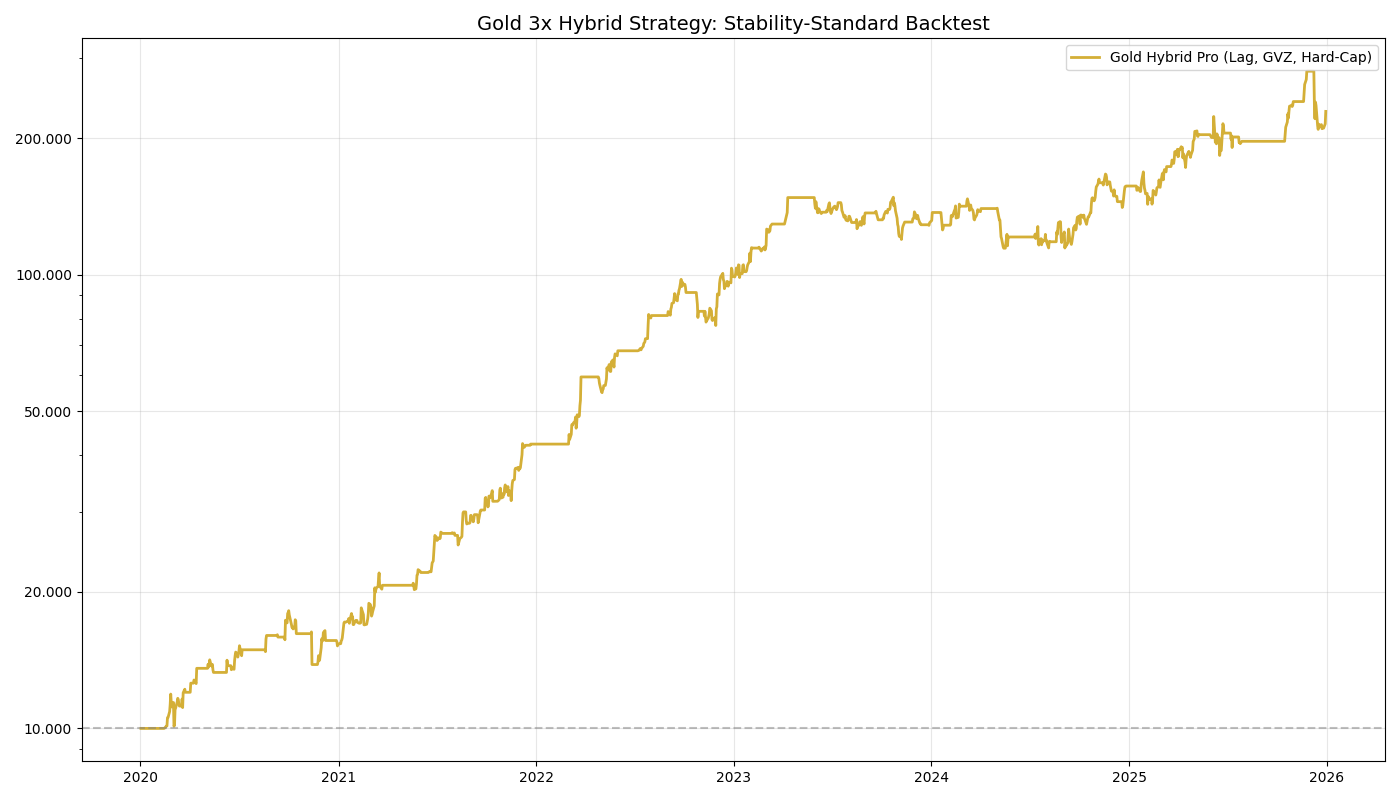

This chart was generated by the following Python code:
import yfinance as yf
import pandas as pd
import numpy as np
import matplotlib.pyplot as plt
import matplotlib.ticker as mtick

# =============================================================================
# HEADER: STRATEGIE-VARIABLEN (GOLD STABILITY STANDARD)
# =============================================================================
SYMBOL_FUTURES   = "GC=F"      # Gold Futures
SYMBOL_VOLA      = "^GVZ"      # CBOE Gold Volatility Index (Gold-VIX)
SYMBOL_LONG_ETF  = "3GOL.L"    # WisdomTree Gold 3x Daily Leveraged
SYMBOL_SHORT_ETF = "3GOS.L"    # WisdomTree Gold 3x Daily Short
START_DATE       = "2020-01-01"
INITIAL_CAPITAL  = 10000.0

# Indikator Parameter
VORTEX_PERIOD    = 14
EMA_SPAN_VORTEX  = 5           # Schnelle Glättung für Gold
ADX_PERIOD       = 14
ADX_ENTRY_LEVEL  = 20          # Sensitiver Einstieg
ADX_EXIT_LEVEL   = 18          # Hysterese-Exit
GVZ_CRITICAL     = 22.0        # Regime-Filter: Engerer Stop wenn GVZ > 22

# Risiko & Stop-Loss (Optimiert für 3x Gold)
ATR_MULT_STD     = 4.5         
ATR_MULT_TIGHT   = 2.5         
MAX_PERCENT_STOP = 0.12        # Hard-Cap: Maximal 12% vom Peak (ungehebelt)
HEBEL            = 3.0
MASTER_TREND_RES = "3D"        # Gold profitiert von 3rd-Day Resolution
# =============================================================================

# --- 1. FUNKTIONEN ---
def calculate_vortex(df, period, ema_span=None):
    h_l = df['High'] - df['Low']
    tr = pd.concat([h_l, abs(df['High']-df['Close'].shift(1)), abs(df['Low']-df['Close'].shift(1))], axis=1).max(axis=1)
    vmp = abs(df['High'] - df['Low'].shift(1))
    vmm = abs(df['Low'] - df['High'].shift(1))
    vi_plus = vmp.rolling(period).sum() / tr.rolling(period).sum()
    vi_minus = vmm.rolling(period).sum() / tr.rolling(period).sum()
    if ema_span:
        vi_plus = vi_plus.ewm(span=ema_span, adjust=False).mean()
        vi_minus = vi_minus.ewm(span=ema_span, adjust=False).mean()
    return vi_plus, vi_minus

def calculate_adx(df, period):
    plus_dm = (df['High'].diff()).clip(lower=0)
    minus_dm = (-df['Low'].diff()).clip(lower=0)
    tr = pd.concat([df['High']-df['Low'], abs(df['High']-df['Close'].shift(1)), abs(df['Low']-df['Close'].shift(1))], axis=1).max(axis=1)
    atr = tr.rolling(period).mean()
    plus_di = 100 * (plus_dm.rolling(period).mean() / atr)
    minus_di = 100 * (minus_dm.rolling(period).mean() / atr)
    dx = 100 * abs(plus_di - minus_di) / (plus_di + minus_di)
    return dx.rolling(period).mean()

# --- 2. DATEN BESCHAFFUNG ---
data = yf.download([SYMBOL_FUTURES, SYMBOL_VOLA, SYMBOL_LONG_ETF, SYMBOL_SHORT_ETF], start=START_DATE, auto_adjust=True)

def clean_data(ticker):
    d = data['Close'][ticker].ffill()
    r = d.pct_change().fillna(0)
    r[abs(r) > 0.5] = 0 # Outlier Filter
    return r, d

rets_long, price_long = clean_data(SYMBOL_LONG_ETF)
rets_short, price_short = clean_data(SYMBOL_SHORT_ETF)
df_fut = data.xs(SYMBOL_FUTURES, axis=1, level=1).dropna()
df_gvz = data['Close'][SYMBOL_VOLA].ffill()

# --- 3. SIGNALBERECHNUNG ---
w_fut = df_fut.resample(MASTER_TREND_RES).agg({'High':'max', 'Low':'min', 'Close':'last'})
w_vi_p, w_vi_m = calculate_vortex(w_fut, VORTEX_PERIOD)
master_trend = (w_vi_p > w_vi_m).reindex(df_fut.index, method='ffill').shift(1).fillna(False)

d_vi_p, d_vi_m = calculate_vortex(df_fut, VORTEX_PERIOD, EMA_SPAN_VORTEX)
d_adx = calculate_adx(df_fut, ADX_PERIOD)
d_atr = pd.concat([df_fut['High']-df_fut['Low'], abs(df_fut['High']-df_fut['Close'].shift(1)), abs(df_fut['Low']-df_fut['Close'].shift(1))], axis=1).max(axis=1).rolling(14).mean()

# --- 4. SIMULATION MIT DAILY LAG & PROTECTION ---
cap = INITIAL_CAPITAL
equity = [cap]
pos = 0 
peak_price = 0.0
stop_level = 0.0 # Abendlich berechnetes Niveau für den nächsten Tag

for i in range(1, len(df_fut)):
    # Vorabend-Entscheidungswerte
    adx_v = d_adx.iloc[i-1]
    atr_v = d_atr.iloc[i-1]
    vola_v = df_gvz.iloc[i-1]
    m_trend = master_trend.iloc[i-1]
    vi_p, vi_m = d_vi_p.iloc[i-1], d_vi_m.iloc[i-1]
    
    # Heutige Intraday-Extrema
    curr_low = data['Low'][SYMBOL_LONG_ETF].iloc[i] if pos == 1 else data['Low'][SYMBOL_SHORT_ETF].iloc[i]
    curr_high = data['High'][SYMBOL_LONG_ETF].iloc[i] if pos == 1 else data['High'][SYMBOL_SHORT_ETF].iloc[i]
    
    # A. EXIT LOGIK (Check gegen Lag-Stop vom Vorabend)
    if pos != 0:
        if (pos == 1 and curr_low < stop_level) or (pos == -1 and curr_high > stop_level):
            pos = 0
        elif adx_v < ADX_EXIT_LEVEL or (pos == 1 and not (m_trend and vi_p > vi_m)) or (pos == -1 and not (not m_trend and vi_m > vi_p)):
            pos = 0

    # B. EINSTIEG LOGIK
    if pos == 0:
        if adx_v > ADX_ENTRY_LEVEL:
            if m_trend and vi_p > vi_m:
                pos, peak_price = 1, data['High'][SYMBOL_LONG_ETF].iloc[i]
            elif not m_trend and vi_m > vi_p:
                pos, peak_price = -1, data['Low'][SYMBOL_SHORT_ETF].iloc[i]
    
    # C. STOP-UPDATE FÜR NÄCHSTEN TAG (Abend-Berechnung)
    if pos != 0:
        if pos == 1: peak_price = max(peak_price, data['High'][SYMBOL_LONG_ETF].iloc[i])
        else: peak_price = min(peak_price, data['Low'][SYMBOL_SHORT_ETF].iloc[i])
        
        mult = ATR_MULT_TIGHT if (adx_v > 50 or vola_v > GVZ_CRITICAL) else ATR_MULT_STD
        # Dynamische Distanzberechnung unter Berücksichtigung des Hard-Caps
        tsl_dist_pct = min((atr_v * mult / df_fut['Close'].iloc[i]) * HEBEL, MAX_PERCENT_STOP * HEBEL)
        
        if pos == 1: stop_level = peak_price * (1 - tsl_dist_pct)
        else: stop_level = peak_price * (1 + tsl_dist_pct)

    # Kapital Update
    ret = (rets_long.iloc[i] if pos == 1 else rets_short.iloc[i] if pos == -1 else 0)
    cap *= (1 + ret)
    equity.append(cap)

# --- 5. VISUALISIERUNG ---
res = pd.DataFrame({'Equity': equity}, index=df_fut.index)
plt.figure(figsize=(14,8))
plt.yscale('log')
ax = plt.gca()

# Erweiterte Y-Achsen Ticks für logarithmische Darstellung
ax.yaxis.set_major_locator(mtick.LogLocator(base=10.0, subs=(1.0, 2.0, 5.0), numticks=20))
ax.yaxis.set_major_formatter(mtick.FuncFormatter(lambda x, p: format(int(x), ',').replace(',', '.')))
ax.yaxis.set_minor_formatter(mtick.NullFormatter())

plt.plot(res['Equity'], label='Gold Hybrid Pro (Lag, GVZ, Hard-Cap)', color='#D4AF37', linewidth=2)
plt.axhline(y=INITIAL_CAPITAL, color='gray', linestyle='--', alpha=0.5)

plt.title('Gold 3x Hybrid Strategy: Stability-Standard Backtest', fontsize=14)
plt.grid(True, which="major", alpha=0.3)
plt.legend()
plt.tight_layout()
plt.show()

final_cap_str = format(round(res['Equity'].iloc[-1], 2), ',').replace(',', 'X').replace('.', ',').replace('X', '.')
print(f"Finales Kapital Gold: {final_cap_str} EUR")
